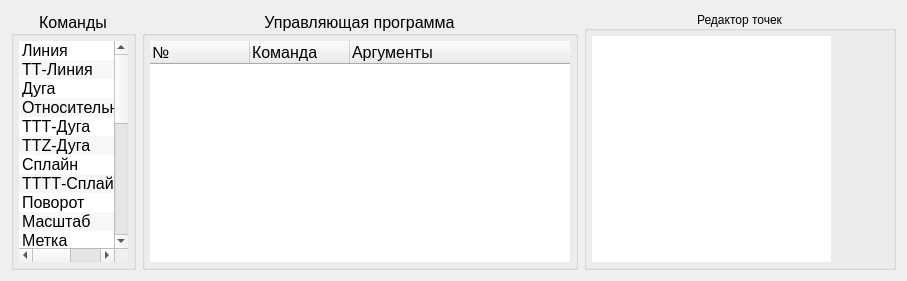
          <widget class="QWidget" name="smlEditorTab">
           <attribute name="title">
            <string>Команды SML</string>
           </attribute>
           <layout class="QGridLayout" name="gridLayout_8">
            <item row="0" column="1">
             <widget class="QGroupBox" name="programEditorGroupBox">
              <property name="sizePolicy">
               <sizepolicy hsizetype="Preferred" vsizetype="Preferred">
                <horstretch>7</horstretch>
                <verstretch>0</verstretch>
               </sizepolicy>
              </property>
              <property name="baseSize">
               <size>
                <width>0</width>
                <height>0</height>
               </size>
              </property>
              <property name="font">
               <font>
                <pointsize>12</pointsize>
               </font>
              </property>
              <property name="title">
               <string>Управляющая программа</string>
              </property>
              <property name="alignment">
               <set>Qt::AlignCenter</set>
              </property>
              <property name="flat">
               <bool>true</bool>
              </property>
              <property name="checkable">
               <bool>false</bool>
              </property>
              <layout class="QVBoxLayout" name="verticalLayout_2">
               <property name="leftMargin">
                <number>5</number>
               </property>
               <property name="topMargin">
                <number>5</number>
               </property>
               <property name="rightMargin">
                <number>5</number>
               </property>
               <property name="bottomMargin">
                <number>5</number>
               </property>
               <item>
                <widget class="SMLEditorTreeWidget" name="smlEditorTreeWidget">
                 <property name="enabled">
                  <bool>true</bool>
                 </property>
                 <property name="font">
                  <font>
                   <pointsize>12</pointsize>
                   <weight>50</weight>
                   <italic>false</italic>
                   <bold>false</bold>
                   <underline>false</underline>
                   <strikeout>false</strikeout>
                   <stylestrategy>PreferDefault</stylestrategy>
                   <kerning>true</kerning>
                  </font>
                 </property>
                 <property name="frameShape">
                  <enum>QFrame::NoFrame</enum>
                 </property>
                 <property name="alternatingRowColors">
                  <bool>false</bool>
                 </property>
                 <property name="selectionMode">
                  <enum>QAbstractItemView::ExtendedSelection</enum>
                 </property>
                 <property name="textElideMode">
                  <enum>Qt::ElideRight</enum>
                 </property>
                 <property name="autoExpandDelay">
                  <number>-1</number>
                 </property>
                 <property name="uniformRowHeights">
                  <bool>false</bool>
                 </property>
                 <property name="sortingEnabled">
                  <bool>false</bool>
                 </property>
                 <property name="animated">
                  <bool>false</bool>
                 </property>
                 <property name="allColumnsShowFocus">
                  <bool>false</bool>
                 </property>
                 <property name="wordWrap">
                  <bool>false</bool>
                 </property>
                 <property name="headerHidden">
                  <bool>false</bool>
                 </property>
                 <property name="columnCount">
                  <number>3</number>
                 </property>
                 <attribute name="headerCascadingSectionResizes">
                  <bool>false</bool>
                 </attribute>
                 <attribute name="headerHighlightSections">
                  <bool>false</bool>
                 </attribute>
                 <attribute name="headerShowSortIndicator" stdset="0">
                  <bool>false</bool>
                 </attribute>
                 <column>
                  <property name="text">
                   <string notr="true">№</string>
                  </property>
                 </column>
                 <column>
                  <property name="text">
                   <string>Команда</string>
                  </property>
                 </column>
                 <column>
                  <property name="text">
                   <string>Аргументы</string>
                  </property>
                 </column>
                </widget>
               </item>
              </layout>
             </widget>
            </item>
            <item row="0" column="0">
             <widget class="QGroupBox" name="commandListGroupBox">
              <property name="sizePolicy">
               <sizepolicy hsizetype="Preferred" vsizetype="Preferred">
                <horstretch>2</horstretch>
                <verstretch>0</verstretch>
               </sizepolicy>
              </property>
              <property name="baseSize">
               <size>
                <width>0</width>
                <height>0</height>
               </size>
              </property>
              <property name="font">
               <font>
                <family>MS Shell Dlg 2</family>
                <pointsize>12</pointsize>
               </font>
              </property>
              <property name="title">
               <string>Команды</string>
              </property>
              <property name="alignment">
               <set>Qt::AlignCenter</set>
              </property>
              <property name="flat">
               <bool>true</bool>
              </property>
              <layout class="QVBoxLayout" name="verticalLayout_19">
               <property name="leftMargin">
                <number>5</number>
               </property>
               <property name="topMargin">
                <number>5</number>
               </property>
               <property name="rightMargin">
                <number>5</number>
               </property>
               <property name="bottomMargin">
                <number>5</number>
               </property>
               <item>
                <widget class="SMLCommandsListWidget" name="commandsToolsListWidget">
                 <property name="enabled">
                  <bool>true</bool>
                 </property>
                 <property name="sizePolicy">
                  <sizepolicy hsizetype="Expanding" vsizetype="Expanding">
                   <horstretch>0</horstretch>
                   <verstretch>3</verstretch>
                  </sizepolicy>
                 </property>
                 <property name="font">
                  <font>
                   <pointsize>12</pointsize>
                  </font>
                 </property>
                 <property name="frameShape">
                  <enum>QFrame::NoFrame</enum>
                 </property>
                 <property name="dragEnabled">
                  <bool>true</bool>
                 </property>
                 <property name="dragDropMode">
                  <enum>QAbstractItemView::DragOnly</enum>
                 </property>
                 <property name="defaultDropAction">
                  <enum>Qt::LinkAction</enum>
                 </property>
                 <property name="alternatingRowColors">
                  <bool>true</bool>
                 </property>
                 <property name="selectionMode">
                  <enum>QAbstractItemView::SingleSelection</enum>
                 </property>
                 <property name="selectionRectVisible">
                  <bool>false</bool>
                 </property>
                 <property name="sortingEnabled">
                  <bool>false</bool>
                 </property>
                 <item>
                  <property name="text">
                   <string>Линия</string>
                  </property>
                  <property name="background">
                   <brush brushstyle="NoBrush">
                    <color alpha="255">
                     <red>0</red>
                     <green>0</green>
                     <blue>0</blue>
                    </color>
                   </brush>
                  </property>
                 </item>
                 <item>
                  <property name="text">
                   <string>ТТ-Линия</string>
                  </property>
                 </item>
                 <item>
                  <property name="text">
                   <string>Дуга</string>
                  </property>
                 </item>
                 <item>
                  <property name="text">
                   <string>Относительная дуга</string>
                  </property>
                 </item>
                 <item>
                  <property name="text">
                   <string>ТТТ-Дуга</string>
                  </property>
                 </item>
                 <item>
                  <property name="text">
                   <string>ТТZ-Дуга</string>
                  </property>
                 </item>
                 <item>
                  <property name="text">
                   <string>Сплайн</string>
                  </property>
                 </item>
                 <item>
                  <property name="text">
                   <string>ТТТТ-Сплайн</string>
                  </property>
                 </item>
                 <item>
                  <property name="text">
                   <string>Поворот</string>
                  </property>
                 </item>
                 <item>
                  <property name="text">
                   <string>Масштаб</string>
                  </property>
                 </item>
                 <item>
                  <property name="text">
                   <string>Метка</string>
                  </property>
                 </item>
                 <item>
                  <property name="text">
                   <string>На метку</string>
                  </property>
                 </item>
                 <item>
                  <property name="text">
                   <string>Цикл</string>
                  </property>
                 </item>
                 <item>
                  <property name="text">
                   <string>Конец цикла</string>
                  </property>
                 </item>
                 <item>
                  <property name="text">
                   <string>Подпрограмма</string>
                  </property>
                 </item>
                 <item>
                  <property name="text">
                   <string>Вернуться</string>
                  </property>
                 </item>
                 <item>
                  <property name="text">
                   <string>Вызов подпрограммы</string>
                  </property>
                 </item>
                 <item>
                  <property name="text">
                   <string>***</string>
                  </property>
                 </item>
                 <item>
                  <property name="text">
                   <string>Обнулить</string>
                  </property>
                 </item>
                 <item>
                  <property name="text">
                   <string>Окончить</string>
                  </property>
                 </item>
                 <item>
                  <property name="text">
                   <string>Включить</string>
                  </property>
                 </item>
                 <item>
                  <property name="text">
                   <string>Выключить</string>
                  </property>
                 </item>
                 <item>
                  <property name="text">
                   <string>Скорость</string>
                  </property>
                 </item>
                 <item>
                  <property name="text">
                   <string>Пауза</string>
                  </property>
                 </item>
                 <item>
                  <property name="text">
                   <string>Стоп</string>
                  </property>
                 </item>
                 <item>
                  <property name="text">
                   <string>Переменная</string>
                  </property>
                 </item>
                </widget>
               </item>
              </layout>
             </widget>
            </item>
            <item row="0" column="2">
             <widget class="QGroupBox" name="pointsEditorGroupBox">
              <property name="sizePolicy">
               <sizepolicy hsizetype="Preferred" vsizetype="Preferred">
                <horstretch>5</horstretch>
                <verstretch>0</verstretch>
               </sizepolicy>
              </property>
              <property name="title">
               <string>Редактор точек</string>
              </property>
              <property name="alignment">
               <set>Qt::AlignCenter</set>
              </property>
              <property name="flat">
               <bool>true</bool>
              </property>
              <layout class="QHBoxLayout" name="horizontalLayout_4">
               <property name="leftMargin">
                <number>5</number>
               </property>
               <property name="topMargin">
                <number>5</number>
               </property>
               <property name="rightMargin">
                <number>5</number>
               </property>
               <property name="bottomMargin">
                <number>5</number>
               </property>
               <item>
                <widget class="SMLPointsTableWidget" name="pointsTableWidget_2">
                 <property name="frameShape">
                  <enum>QFrame::NoFrame</enum>
                 </property>
                 <property name="alternatingRowColors">
                  <bool>true</bool>
                 </property>
                 <property name="selectionMode">
                  <enum>QAbstractItemView::ExtendedSelection</enum>
                 </property>
                 <property name="selectionBehavior">
                  <enum>QAbstractItemView::SelectItems</enum>
                 </property>
                </widget>
               </item>
               <item>
                <widget class="QFrame" name="pointsEditorActionsFrame">
                 <property name="sizePolicy">
                  <sizepolicy hsizetype="Preferred" vsizetype="Preferred">
                   <horstretch>0</horstretch>
                   <verstretch>0</verstretch>
                  </sizepolicy>
                 </property>
                 <property name="frameShape">
                  <enum>QFrame::NoFrame</enum>
                 </property>
                 <property name="frameShadow">
                  <enum>QFrame::Raised</enum>
                 </property>
                 <layout class="QVBoxLayout" name="verticalLayout_9">
                  <property name="leftMargin">
                   <number>0</number>
                  </property>
                  <property name="topMargin">
                   <number>0</number>
                  </property>
                  <property name="rightMargin">
                   <number>0</number>
                  </property>
                  <property name="bottomMargin">
                   <number>0</number>
                  </property>
                  <item>
                   <widget class="QPushButton" name="pointAddPushButton_2">
                    <property name="sizePolicy">
                     <sizepolicy hsizetype="Fixed" vsizetype="Fixed">
                      <horstretch>0</horstretch>
                      <verstretch>0</verstretch>
                     </sizepolicy>
                    </property>
                    <property name="font">
                     <font>
                      <pointsize>12</pointsize>
                     </font>
                    </property>
                    <property name="text">
                     <string/>
                    </property>
                    <property name="icon">
                     <iconset resource="resources/images.qrc">
                      <normaloff>:/new/prefix1/images/Plus.png</normaloff>:/new/prefix1/images/Plus.png</iconset>
                    </property>
                    <property name="iconSize">
                     <size>
                      <width>16</width>
                      <height>16</height>
                     </size>
                    </property>
                    <property name="shortcut">
                     <string>+</string>
                    </property>
                    <property name="flat">
                     <bool>true</bool>
                    </property>
                   </widget>
                  </item>
                  <item>
                   <widget class="QPushButton" name="pointDeletePushButton_2">
                    <property name="sizePolicy">
                     <sizepolicy hsizetype="Fixed" vsizetype="Fixed">
                      <horstretch>0</horstretch>
                      <verstretch>0</verstretch>
                     </sizepolicy>
                    </property>
                    <property name="font">
                     <font>
                      <pointsize>12</pointsize>
                     </font>
                    </property>
                    <property name="text">
                     <string/>
                    </property>
                    <property name="icon">
                     <iconset resource="resources/images.qrc">
                      <normaloff>:/new/prefix1/images/Minus.png</normaloff>:/new/prefix1/images/Minus.png</iconset>
                    </property>
                    <property name="iconSize">
                     <size>
                      <width>16</width>
                      <height>16</height>
                     </size>
                    </property>
                    <property name="shortcut">
                     <string>-</string>
                    </property>
                    <property name="flat">
                     <bool>true</bool>
                    </property>
                   </widget>
                  </item>
                  <item>
                   <widget class="QPushButton" name="pointCursorPushButton_2">
                    <property name="sizePolicy">
                     <sizepolicy hsizetype="Fixed" vsizetype="Fixed">
                      <horstretch>0</horstretch>
                      <verstretch>0</verstretch>
                     </sizepolicy>
                    </property>
                    <property name="font">
                     <font>
                      <pointsize>12</pointsize>
                     </font>
                    </property>
                    <property name="text">
                     <string/>
                    </property>
                    <property name="icon">
                     <iconset resource="resources/images.qrc">
                      <normaloff>:/new/prefix1/images/Find.png</normaloff>:/new/prefix1/images/Find.png</iconset>
                    </property>
                    <property name="shortcut">
                     <string>Shift+K</string>
                    </property>
                    <property name="flat">
                     <bool>true</bool>
                    </property>
                   </widget>
                  </item>
                  <item>
                   <widget class="QPushButton" name="pointCopyPushButton_2">
                    <property name="sizePolicy">
                     <sizepolicy hsizetype="Fixed" vsizetype="Fixed">
                      <horstretch>0</horstretch>
                      <verstretch>0</verstretch>
                     </sizepolicy>
                    </property>
                    <property name="font">
                     <font>
                      <pointsize>12</pointsize>
                     </font>
                    </property>
                    <property name="text">
                     <string/>
                    </property>
                    <property name="icon">
                     <iconset resource="resources/images.qrc">
                      <normaloff>:/new/prefix1/images/Copy.png</normaloff>:/new/prefix1/images/Copy.png</iconset>
                    </property>
                    <property name="shortcut">
                     <string>Shift+Return</string>
                    </property>
                    <property name="flat">
                     <bool>true</bool>
                    </property>
                   </widget>
                  </item>
                  <item>
                   <spacer name="verticalSpacer">
                    <property name="orientation">
                     <enum>Qt::Vertical</enum>
                    </property>
                    <property name="sizeHint" stdset="0">
                     <size>
                      <width>20</width>
                      <height>100</height>
                     </size>
                    </property>
                   </spacer>
                  </item>
                 </layout>
                </widget>
               </item>
              </layout>
             </widget>
            </item>
           </layout>
          </widget>
